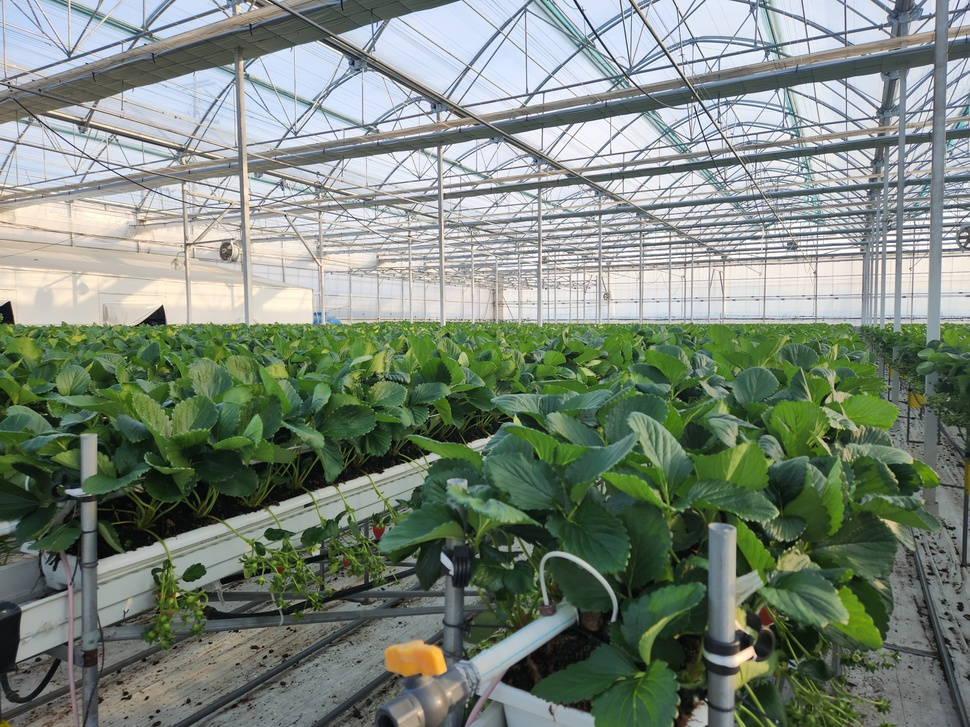
#> input picture greenhouse_crop.jpg, 970 x 727 px, shrunk from 4000 x 3000 before the run
$ python gamma_illumination_correction.py
#> lines starting #> are read from the running program, lines starting #| are printed output that depends on the picture
import cv2
import numpy as np
import matplotlib.pyplot as plt

def adjust_gamma(image, gamma=1.0):
    # -------------------------------------------------------------------------
    # Helper Function: Non-linear Gamma Correction
    # -------------------------------------------------------------------------
    inv_gamma = 1.0 / gamma
    normalized = image / 255.0
    corrected = np.uint8(255 * (normalized ** inv_gamma))
    return corrected

def main():
    # -------------------------------------------------------------------------
    # 1. Image Initialization
    # -------------------------------------------------------------------------
    img_path = 'greenhouse_crop.jpg'
    img_original = cv2.imread(img_path)
#> img_original is the input picture: shape (727, 970, 3); mean B, G, R 120.6, 133.3, 121.5

    if img_original is None:
        print(f"[ERROR] Image '{img_path}' not found. Please check the path.")
        return

    print("[INFO] Successfully loaded the original crop image.")

    # -------------------------------------------------------------------------
    # 2. Noise Reduction (Gaussian Blur)
    # -------------------------------------------------------------------------
    print("[INFO] Applying Gaussian Blur (5x5) to reduce high-frequency noise...")
    img_blurred = cv2.GaussianBlur(img_original, (5, 5), 0.0)

    # -------------------------------------------------------------------------
    # 3. Illumination Normalization (Gamma Correction)
    # -------------------------------------------------------------------------
    # [수정됨] Gamma < 1.0 : 어둡게 만들어 과노출(Highlight) 복원
    gamma_value_darken = 0.5
    print(f"[INFO] Applying Gamma Correction (Gamma={gamma_value_darken}) to recover highlight details...")
    img_gamma_dark = adjust_gamma(img_blurred, gamma=gamma_value_darken)
#> in adjust_gamma, `corrected = np.uint8(255 * (normalized ** inv_gamma))`:
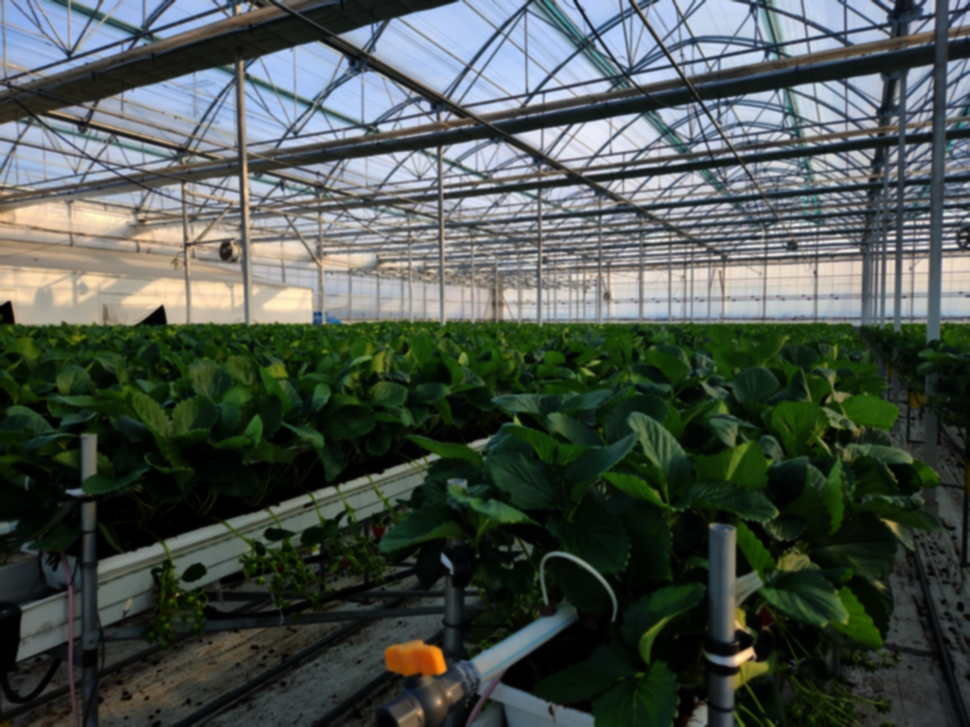
#> corrected: shape (727, 970, 3); mean B, G, R 77.1, 83.3, 74.5

    # [수정됨] Gamma > 1.0 : 밝게 만들어 그림자(Shadow) 복원
    gamma_value_brighten = 2.0
    print(f"[INFO] Applying Gamma Correction (Gamma={gamma_value_brighten}) to recover shadow details...")
    img_gamma_bright = adjust_gamma(img_blurred, gamma=gamma_value_brighten)
#> call 2 of adjust_gamma, with gamma = 2
#> in adjust_gamma (call 2), `corrected = np.uint8(255 * (normalized ** inv_gamma))`:
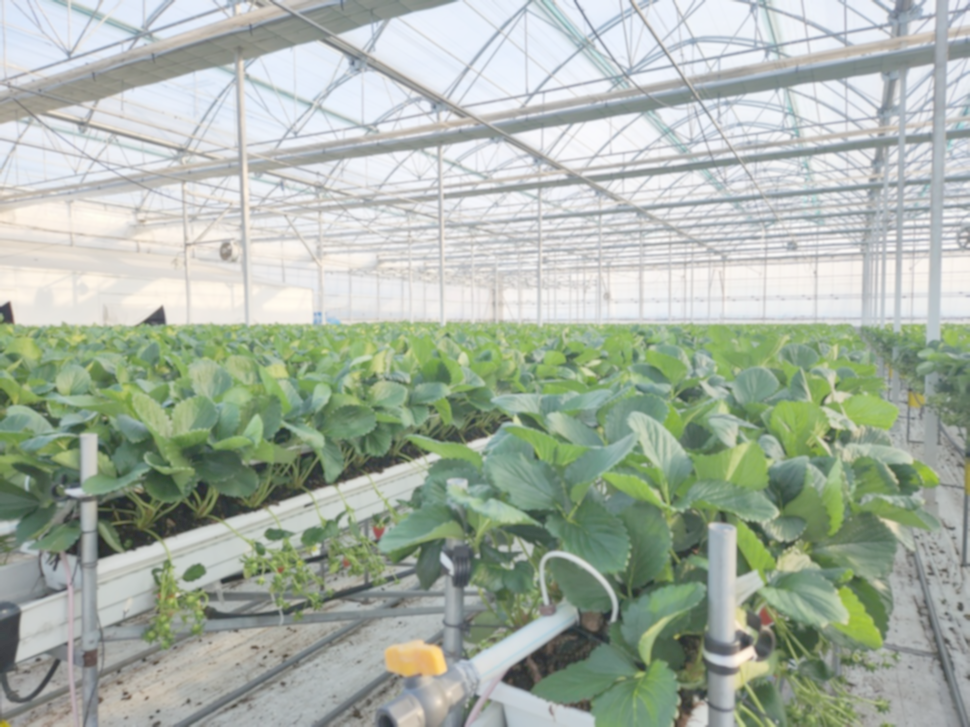
#> corrected: shape (727, 970, 3); mean B, G, R 165.6, 178.5, 168

    # -------------------------------------------------------------------------
    # 4. Visualization
    # -------------------------------------------------------------------------
    print("[INFO] Generating visualization for preprocessing steps...")

    plt.figure(figsize=(20, 10))

    plt.subplot(1, 4, 1)
    plt.imshow(cv2.cvtColor(img_original, cv2.COLOR_BGR2RGB))
    plt.title("1. Original Image\n(Irregular Lighting)", fontsize=14)
    plt.axis('off')

    plt.subplot(1, 4, 2)
    plt.imshow(cv2.cvtColor(img_blurred, cv2.COLOR_BGR2RGB))
    plt.title("2. Gaussian Blur\n(Noise Reduction)", fontsize=14)
    plt.axis('off')

    plt.subplot(1, 4, 3)
    plt.imshow(cv2.cvtColor(img_gamma_dark, cv2.COLOR_BGR2RGB))
    plt.title(f"3. Gamma Corrected\n(Darken: Gamma={gamma_value_darken})", fontsize=14)
    plt.axis('off')

    plt.subplot(1, 4, 4)
    plt.imshow(cv2.cvtColor(img_gamma_bright, cv2.COLOR_BGR2RGB))
    plt.title(f"4. Gamma Corrected\n(Brighten: Gamma={gamma_value_brighten})", fontsize=14)
    plt.axis('off')

    plt.tight_layout()
    plt.show()
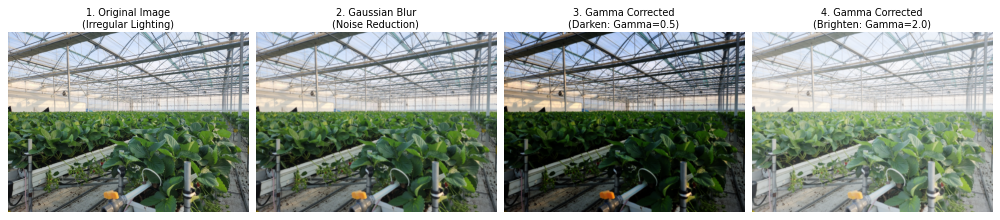
#> figure drawn by matplotlib, 4 panels

if __name__ == "__main__":
    main()

$ run again, with lettuce_test.jpg copied over greenhouse_crop.jpg
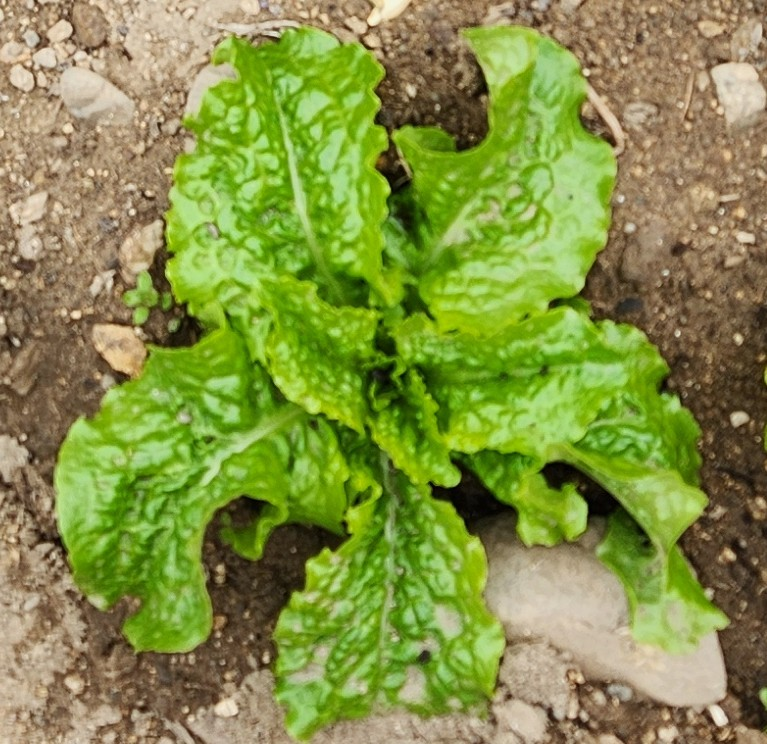
#> input picture lettuce_test.jpg, 767 x 744 px
#> in main, img_original is the input picture: shape (744, 767, 3); mean B, G, R 70.3, 145.2, 132.7
#> in adjust_gamma (call 2), `corrected = np.uint8(255 * (normalized ** inv_gamma))`:
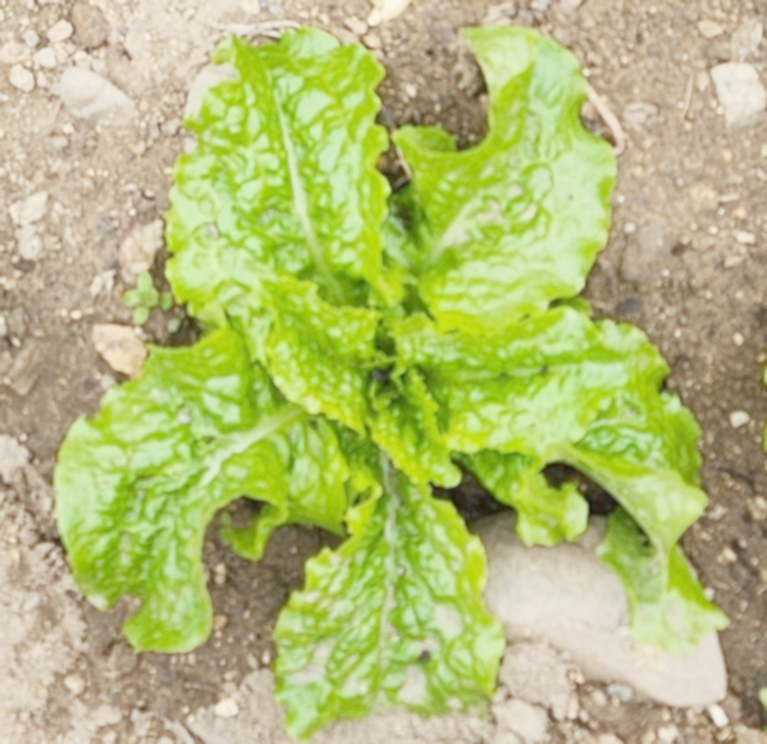
#> corrected: shape (744, 767, 3); mean B, G, R 121, 188.5, 180.3
#> in main, `plt.show()`:
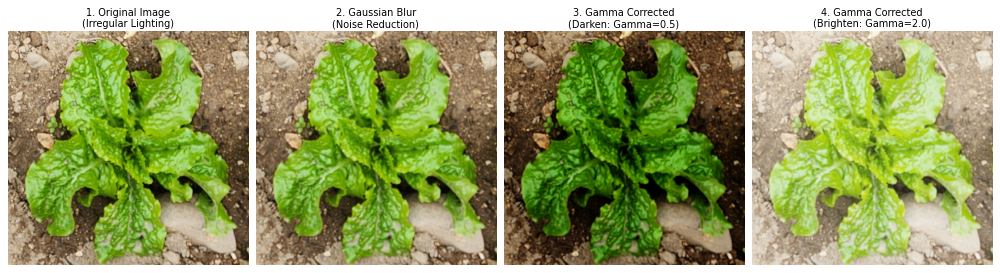
#> figure drawn by matplotlib, 4 panels
